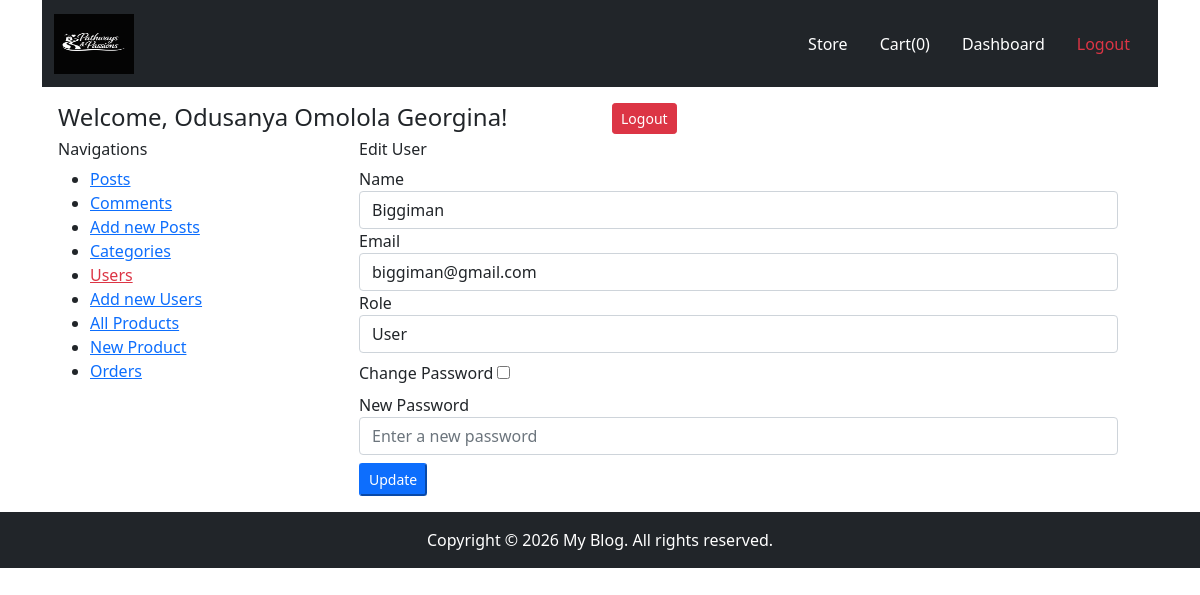
Page /edit-user.php?edit_user_id=9 (signed in) on the committed database.
### tables this page shows
CREATE TABLE IF NOT EXISTS `users` (
  `id` int(11) NOT NULL AUTO_INCREMENT,
  `name` varchar(1000) DEFAULT NULL,
  `email` varchar(1000) DEFAULT NULL,
  `password` varchar(1000) DEFAULT NULL,
  `role` varchar(1000) NOT NULL DEFAULT 'user',
  `timestamp` timestamp NOT NULL DEFAULT CURRENT_TIMESTAMP,
  PRIMARY KEY (`id`)
);

### edit-user.php (the view, shortened to what this page needs)
<?php
require "inc/header.php";
?>
<div class="container">
    <?php
require 'pages/header-home.php';
include 'inc/process.php';
if (isset($_GET['edit_user_id']) && !empty($_GET['edit_user_id'])) {
    $edit_user_id = $_GET['edit_user_id'];
    $sql = "SELECT * FROM users WHERE id='$edit_user_id'";
    $query = mysqli_query($connection, $sql);
    $result = mysqli_fetch_assoc($query);
}else{
    header("Location: users.php");
}
?>
    <div class="container p-3">
        <div class="row">
            <div class="col-12">
                <div class="row">
                    <div class="col-6">
                        <h4>Welcome, <?php echo $_SESSION['user']['name']; ?>!</h4>
                    </div>
                    <div class="col-6">
                        <a href="logout.php" class="btn btn-sm btn-danger">Logout</a>
                    </div>
                </div>
            </div>
            <div class="col-3">
                <h6>Navigations</h6>
                <ul>
                    <li>
                        <a href="posts.php">Posts</a>
                    </li>
                    <li>
                        <a href="comments.php">Comments</a>
                    </li>
                    <li>
                        <a href="new-post.php">Add new Posts</a>
                    </li>
                    <li>
                        <a href="category.php">Categories</a>
                    </li>
                    <li>
                        <a href="users.php" class="text-danger">Users</a>
                    </li>
                    <li>
                        <a href="new-user.php">Add new Users</a>
                    </li>
                    <li>
                        <a href="products.php">All Products</a>
                    </li>
                    <li>
                        <a href="new-product.php">New Product</a>
                    </li>
                    <li>
                        <a href="orders.php">Orders</a>
                    </li>
                </ul>
            </div>
            <div class="col-9">
                <div class="container">
                    <h6>Edit User</h6>
                    <form action="" method="post">
                        <div class="form-group">
                            <label for="">Name</label>
                            <input type="text" id="" name="name" value="<?= $result['name'] ?>"
                                placeholder="Enter a new name" class="form-control">
                        </div>
                        <div class="form-group">
                            <label for="">Email</label>
                            <input type="email" id="" name="email" value="<?= $result['email'] ?>"
                                placeholder="Enter a new email" class="form-control">
                        </div>
                        <div class="form-group">
                            <label for="">Role</label>
                            <select name="role" class="form-control" id="">
                                <option value="user" <?php echo $result ["role"] =="user" ? "selected": ''?>>User
                                </option>
                            </select>
                        </div>
                        <div class="form-group my-2">
                            <label for="">Change Password</label>
                            <input type="checkbox" name="change_password" id="">
                        </div>
                        <div class="form-group">
                            <label for="">New Password</label>
                            <input type="password" id="" name="password" placeholder="Enter a new password"
                                class="form-control">
                        </div>
                        <div class="form-group">
                            <button type="submit" class="btn-sm btn-primary mt-2" name="edit_user">Update</button>
                        </div>
                    </form>
                </div>
            </div>
        </div>
    </div>
</div>
<?php
require 'pages/footer-home.php';
?>
<?php
require 'inc/footer.php';
 ?>

### rows in the picture
users: name "Biggiman", email "biggiman@gmail.com", role "User"

### other values in the picture
$_SESSION['user']['name'] "Odusanya Omolola Georgina"
